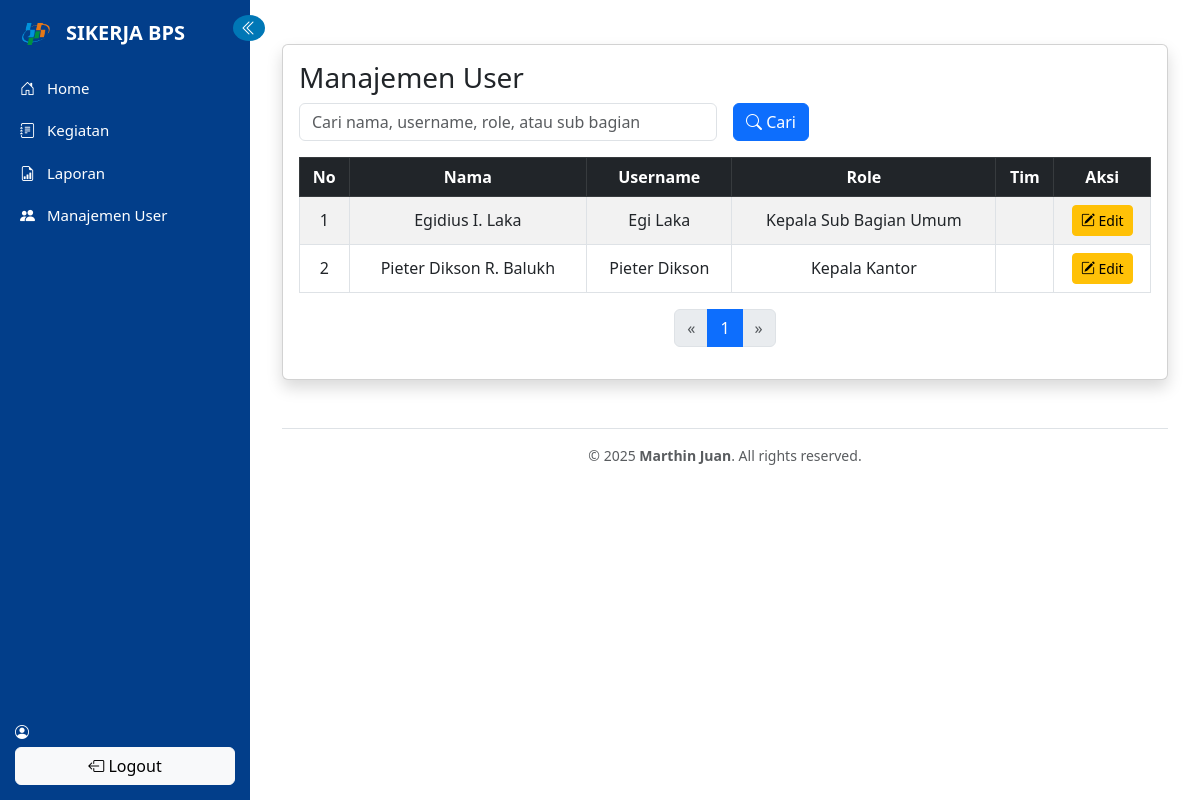
The app's page /admin/index.php with its own data.
### tables this page shows
CREATE TABLE `users` (
  `id` int(11) NOT NULL,
  `nama` varchar(100) DEFAULT NULL,
  `username` varchar(50) DEFAULT NULL,
  `password` varchar(255) DEFAULT NULL,
  `role` varchar(500) DEFAULT NULL,
  `sub_bagian` varchar(100) DEFAULT NULL,
  `status` enum('aktif','nonaktif') NOT NULL DEFAULT 'aktif',
  `session_token` varchar(255) DEFAULT NULL,
  `session_id` varchar(64) DEFAULT NULL
);

### admin/index.php (the view, shortened to what this page needs)
<?php
include("../config/koneksi.php");
include("layout/sidebar.php");
$currentUser = $_SESSION['user'];
$currentSubBagian = $currentUser['sub_bagian'];
$batas = 7;
$halaman = isset($_GET['halaman']) ? (int)$_GET['halaman'] : 1;
$halaman_awal = ($halaman > 1) ? ($halaman * $batas) - $batas : 0;
$previous = $halaman - 1;
$next = $halaman + 1;
$cari = isset($_GET['cari']) ? trim($_GET['cari']) : '';
$subBagianFilter = "sub_bagian = '$currentSubBagian'";
if ($cari) {
    $searchFilter = "(nama LIKE '%$cari%' OR username LIKE '%$cari%' OR role LIKE '%$cari%' OR sub_bagian LIKE '%$cari%')";
    $where = "WHERE $subBagianFilter AND $searchFilter";
} else {
    $where = "WHERE $subBagianFilter";
}
$queryTotal = mysqli_query($host, "SELECT COUNT(*) as total FROM users $where");
$totalData = mysqli_fetch_assoc($queryTotal)['total'];
$totalHalaman = ceil($totalData / $batas);
$query = mysqli_query($host, "SELECT * FROM users $where ORDER BY id DESC LIMIT $halaman_awal, $batas");
$no = $halaman_awal + 1;
?>
<div class="container mt-4">
    <div class="card shadow">
        <div class="card-body">
            <h3 class="card-title">Manajemen User</h3>
            <form method="GET" class="row g-3 mb-3">
                <div class="col-md-6">
                    <input type="text" name="cari" class="form-control" placeholder="Cari nama, username, role, atau sub bagian" value="<?= htmlspecialchars($cari) ?>">
                </div>
                <div class="col-md-auto">
                    <button type="submit" class="btn btn-primary"><i class="bi bi-search"></i> Cari</button>
                </div>
            </form>
            <div class="table-responsive">
                <table class="table table-bordered table-striped align-middle text-center">
                    <thead class="table-dark">
                        <tr>
                            <th>No</th>
                            <th>Nama</th>
                            <th>Username</th>
                            <th>Role</th>
                            <th>Tim</th>
                            <th>Aksi</th>
                        </tr>
                    </thead>
                    <tbody>
                        <?php if (mysqli_num_rows($query) > 0) : ?>
                            <?php while ($data = mysqli_fetch_assoc($query)) : ?>
                                <tr>
                                    <td><?= $no++ ?></td>
                                    <td><?= htmlspecialchars($data['nama']) ?></td>
                                    <td><?= htmlspecialchars($data['username']) ?></td>
                                    <td><?= htmlspecialchars($data['role']) ?></td>
                                    <td><?= htmlspecialchars($data['sub_bagian']) ?></td>
                                    <td>
                                        <a href="edit.php?id=<?= $data['id'] ?>" class="btn btn-sm btn-warning">
                                            <i class="bi bi-pencil-square"></i> Edit
                                        </a>
                                    </td>
                                </tr>
                            <?php endwhile; ?>
                        <?php else : ?>
                            <tr>
                                <td colspan="6">Tidak ada data ditemukan.</td>
                            </tr>
                        <?php endif; ?>
                    </tbody>
                </table>
            </div>
            <nav>
                <ul class="pagination justify-content-center">
                    <li class="page-item <?= ($halaman <= 1) ? 'disabled' : '' ?>">
                        <a class="page-link" href="?halaman=<?= $previous ?>&cari=<?= urlencode($cari) ?>">&laquo;</a>
                    </li>
                    <?php for ($i = 1; $i <= $totalHalaman; $i++) : ?>
                        <li class="page-item <?= ($i == $halaman) ? 'active' : '' ?>">
                            <a class="page-link" href="?halaman=<?= $i ?>&cari=<?= urlencode($cari) ?>"><?= $i ?></a>
                        </li>
                    <?php endfor; ?>
                    <li class="page-item <?= ($halaman >= $totalHalaman) ? 'disabled' : '' ?>">
                        <a class="page-link" href="?halaman=<?= $next ?>&cari=<?= urlencode($cari) ?>">&raquo;</a>
                    </li>
                </ul>
            </nav>
        </div>
    </div>
    <footer class="text-center py-3 border-top mt-5">
        <div class="container">
            <small class="text-muted">© <?php echo date('Y'); ?> <strong>Marthin Juan</strong>. All rights reserved.</small>
        </div>
    </footer>
</div>

### records on screen
users: nama "Egidius I. Laka", username "Egi Laka", role "Kepala Sub Bagian Umum"
users: nama "Pieter Dikson R. Balukh", username "Pieter Dikson", role "Kepala Kantor"
